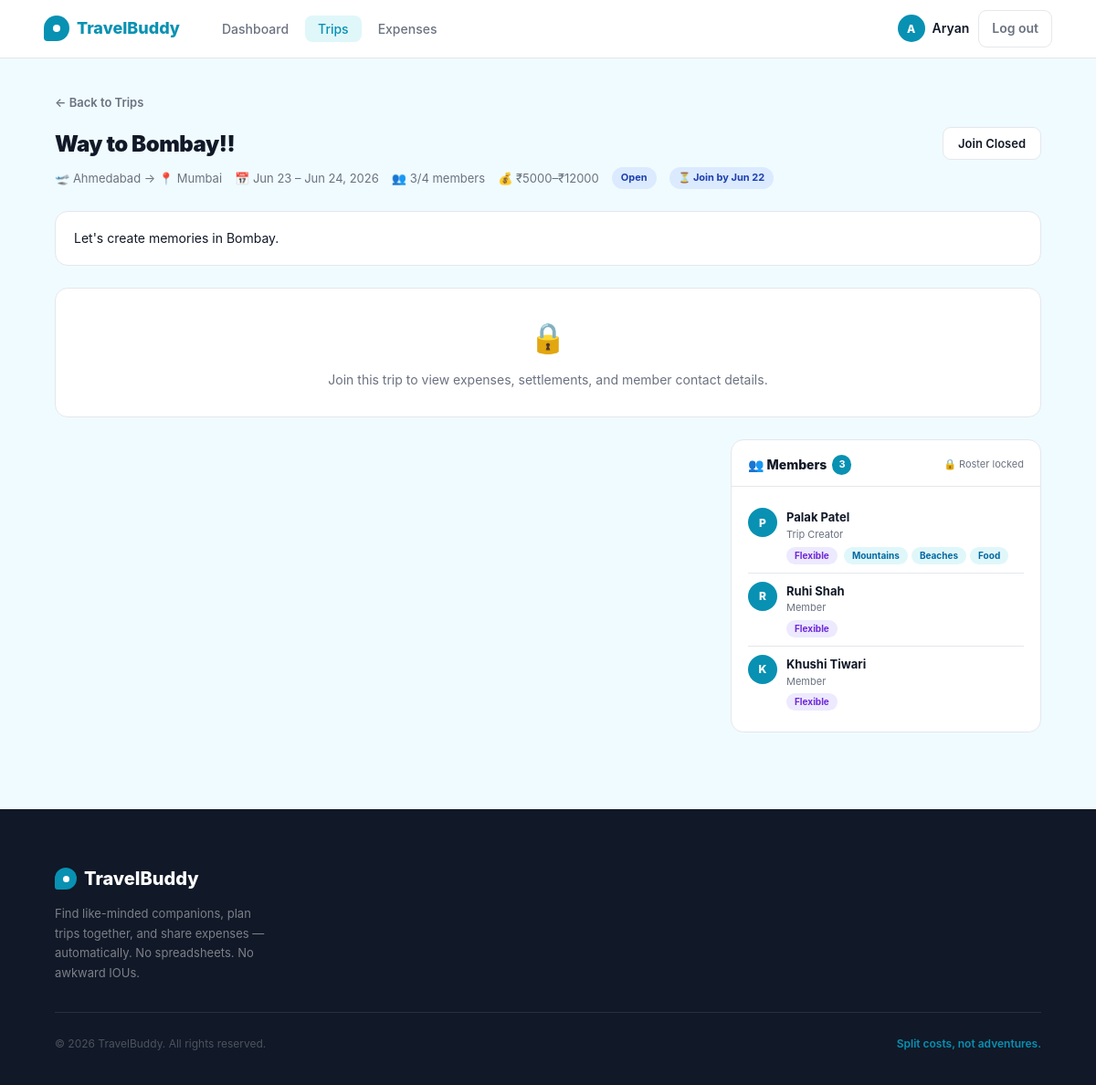
The page /trips/4 (signed in) on the database as committed earlier.
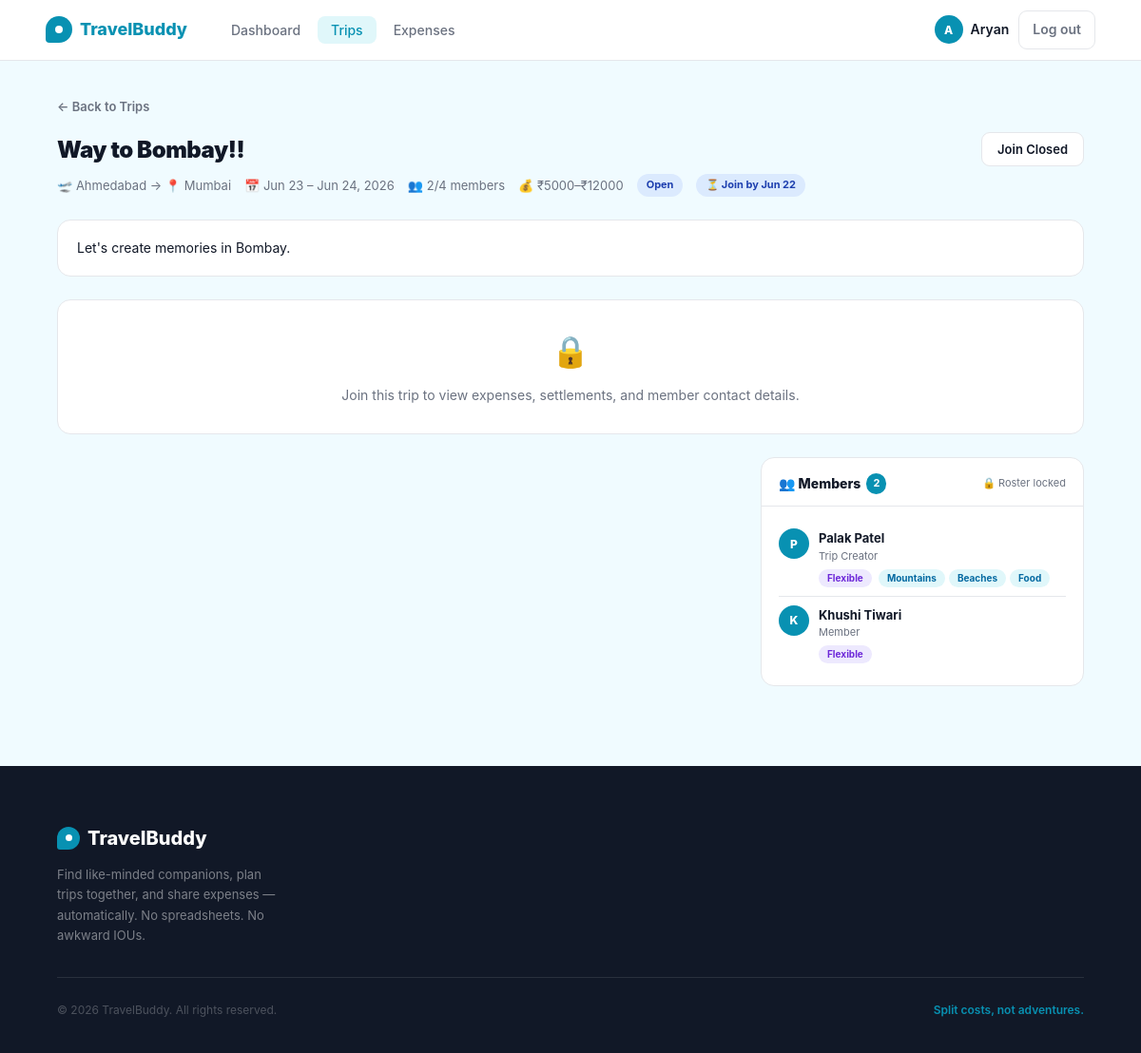
The same page on the database as committed later.
### app/models.py (models this page shows, shortened)
class TripMember(db.Model):
    __tablename__ = 'trip_members'
    __table_args__ = (
        db.Index('ix_trip_members_user_status', 'user_id', 'status'),
        db.Index('ix_trip_members_trip_status', 'trip_id', 'status'),
        db.UniqueConstraint('trip_id', 'user_id', name='uq_trip_member'),
    )
    STATUS_PENDING   = 'pending'
    STATUS_ACCEPTED  = 'accepted'
    STATUS_DECLINED  = 'declined'
    STATUS_CANCELLED = 'cancelled'
    STATUS_LEFT      = 'left'
    ACTIVE_STATUSES = {'pending', 'accepted'}
    REAPPLY_STATUSES = {'declined', 'cancelled', 'left'}
    id            = db.Column(db.Integer, primary_key=True)
    trip_id       = db.Column(db.Integer, db.ForeignKey('trips.id'), nullable=False)
    user_id       = db.Column(db.Integer, db.ForeignKey('users.id'), nullable=False)
    status        = db.Column(db.String(20), default='pending')  # pending, accepted, declined, cancelled, left
    is_confirmed  = db.Column(db.Boolean, default=False, nullable=False)
    confirmed_at  = db.Column(db.DateTime, nullable=True)
    joined_at     = db.Column(db.DateTime, default=lambda: datetime.now(timezone.utc))
    cancel_reason = db.Column(db.String(100), nullable=True)  # e.g. 'trip conflict'
    left_at       = db.Column(db.DateTime, nullable=True)     # set when status→left
    trip = db.relationship('Trip', back_populates='members')
    user = db.relationship('User', back_populates='memberships')

class User(db.Model, UserMixin):
    __tablename__ = 'users'
    id             = db.Column(db.Integer, primary_key=True)
    name           = db.Column(db.String(100), nullable=False)
    email          = db.Column(db.String(150), unique=True, nullable=False)
    password_hash  = db.Column(db.String(255), nullable=False)
    travel_style   = db.Column(db.String(50), default='flexible')
    bio            = db.Column(db.Text, default='')
    interests      = db.Column(db.String(255), default='')
    phone          = db.Column(db.String(20), default='')
    created_at     = db.Column(db.DateTime, default=lambda: datetime.now(timezone.utc))
    api_key        = db.Column(db.String(64), unique=True, nullable=True, index=True)
    def interests_list(self):
        return [i.strip() for i in self.interests.split(',') if i.strip()] if self.interests else []
    owned_trips    = db.relationship('Trip', back_populates='owner', lazy='dynamic')
    memberships    = db.relationship('TripMember', back_populates='user', lazy='dynamic')
    expenses_paid  = db.relationship('Expense', back_populates='paid_by', lazy='dynamic')

### app/trips/routes.py (the view, shortened to what this page needs)
@trips.route('/trips/<int:trip_id>')
def detail(trip_id):
    if not current_user.is_authenticated:
        flash('Login to view full trip details and send a buddy request.', 'error')
        return redirect(url_for('auth.login', next=request.url))
    trip = db.get_or_404(Trip, trip_id)
    is_owner = trip.owner_id == current_user.id
    membership = TripMember.query.filter_by(trip_id=trip.id, user_id=current_user.id).first()
    is_member = is_owner or (membership is not None and membership.status == 'accepted')
    pending_requests = []
    if is_owner:
        pending_requests = TripMember.query.filter_by(trip_id=trip.id, status='pending').all()
    expense_form = None
    if is_member:
        expense_form = ExpenseForm()
        expense_form.paid_by_id.choices = [(current_user.id, current_user.name)]
        if not expense_form.expense_date.data:
            expense_form.expense_date.data = date.today()
    expenses_list = trip.expenses.order_by(Expense.date.desc(), Expense.created_at.desc()).all()
    settlement_lookup = {}
    for s in trip.settlements.all():
        settlement_lookup[(s.payer_id, s.payee_id)] = s
    if is_member:
        _log_visible_contacts(trip, current_user.id)
        db.session.commit()
    contact_visible = {}
    if is_member:
        all_participant_ids = [trip.owner_id] + [m.user_id for m in trip.accepted_members()]
        for uid in all_participant_ids:
            contact_visible[uid] = trip.contact_visible_for(current_user.id, uid)
    return render_template('trips/detail.html',
        trip=trip,
        is_owner=is_owner,
        is_member=is_member,
        membership=membership,
        pending_requests=pending_requests,
        expense_form=expense_form,
        expenses_list=expenses_list,
        settlement=trip.settlement_summary(),
        settlements=trip.calculate_settlements(),
        settlement_lookup=settlement_lookup,
        contact_visible=contact_visible,
        today=date.today()
    )

### app/models.py (called while the page is built)
@login_manager.user_loader
def load_user(user_id):
    return db.session.get(User, int(user_id))

    @property
    def joining_closed(self):
        if self.status and self.status.upper() != 'OPEN':
            return True
        now_naive = datetime.utcnow()
        if self.join_deadline is not None:
            dl = self.join_deadline
            if dl.tzinfo is not None:
                dl = dl.replace(tzinfo=None)
            return now_naive >= dl
        return _date.today() >= (self.start_date - timedelta(days=1))

    @property
    def join_deadline_passed(self) -> bool:
        if self.join_deadline is None:
            return False
        now_naive = datetime.utcnow()
        dl = self.join_deadline
        if dl.tzinfo is not None:
            dl = dl.replace(tzinfo=None)
        return now_naive >= dl

    def is_open(self):
        return self.status and self.status.upper() == 'OPEN'

    def is_awaiting_confirmation(self):
        return self.status and self.status.upper() == 'AWAITING_CONFIRMATION'

    def is_confirmed(self):
        return self.status and self.status.upper() == 'CONFIRMED'

    def is_full(self):
        return self.member_count() >= self.max_members

### app/templates/trips/detail.html (shortened to what the changed rows need)
{% extends "base.html" %}
{% block content %}
<div class="trip-page">
  <div class="trip-inner">
    <div class="trip-header">
      <div>
        <h1 class="trip-title">{{ trip.title }}</h1>
        <div class="trip-sub">
          <span>🛫 {% if trip.departure_city %}{{ trip.departure_city }}{% else %}—{% endif %} → 📍 {{ trip.destination }}</span>
          <span>📅 {{ trip.start_date.strftime('%b %d') }} – {{ trip.end_date.strftime('%b %d, %Y') }}</span>
          <span>👥 {{ trip.member_count() }}/{{ trip.max_members }} members</span>
          {% if trip.budget_min or trip.budget_max %}
          <span>💰 ₹{{ "%.0f"|format(trip.budget_min) }}–₹{{ "%.0f"|format(trip.budget_max) }}</span>
          {% endif %}
          {% if trip.is_cancelled() %}
            <span class="badge badge-cancelled">{{ trip.status_label }}</span>
          {% elif trip.is_active() %}
            <span class="badge badge-active">{{ trip.status_label }}</span>
          {% elif trip.is_completed() %}
            <span class="badge badge-completed">{{ trip.status_label }}</span>
          {% elif trip.is_confirmed() %}
            <span class="badge badge-confirmed">{{ trip.status_label }}</span>
          {% elif trip.is_awaiting_confirmation() %}
            <span class="badge badge-awaiting">{{ trip.status_label }}</span>
          {% elif trip.is_open() %}
            <span class="badge badge-open">{{ trip.status_label }}</span>
          {% else %}
            <span class="badge badge-upcoming">{{ trip.status_label }}</span>
          {% endif %}
          {% if trip.is_open() and trip.is_full() %}
            <span class="badge badge-join-closed">Full</span>
          {% elif trip.join_deadline and trip.is_open() and not trip.is_full() %}
            <span class="badge badge-upcoming">⏳ Join by {{ trip.join_deadline.strftime('%b %d') }}</span>
          {% elif trip.joining_closed and not trip.is_cancelled() and trip.is_open() %}
            <span class="badge badge-join-closed">Join Closed</span>
          {% endif %}
        </div>
      </div>
    </div>
    <div class="trip-grid">
      <div class="right-col">
        <div class="panel">
          <div class="panel-head">
            <div class="panel-title">
              👥 Members
              <span class="panel-count">{{ trip.member_count() }}</span>
            </div>
          </div>
          <div class="panel-body">
            <div class="member-item">
              <div>
                <div class="profile-meta">
                  <span class="profile-tag-style">{{ trip.owner.travel_style|capitalize }}</span>
                  {% for interest in trip.owner.interests_list() %}<span class="profile-tag-interest">{{ interest }}</span>{% endfor %}
                </div>
              </div>
            </div>
            {% for m in trip.accepted_members() %}
            <div class="member-item">
              <div class="member-avatar">{{ m.user.name[0].upper() }}</div>
              <div>
                <div class="member-name">{{ m.user.name }}</div>
                <div class="member-role">Member</div>
                <div class="profile-meta">
                  <span class="profile-tag-style">{{ m.user.travel_style|capitalize }}</span>
                </div>
              </div>
            </div>
            {% endfor %}
          </div>
        </div>
      </div>
    </div>
  </div>
</div>
{% endblock %}

Rows that differ between the two databases and show on the page:
no longer on this page (row edited): TripMember: user "R", user.name "Ruhi Shah", user.travel_style "Flexible"
Other text that changed with them:
{{ trip.member_count() }}: "3" → "2"
